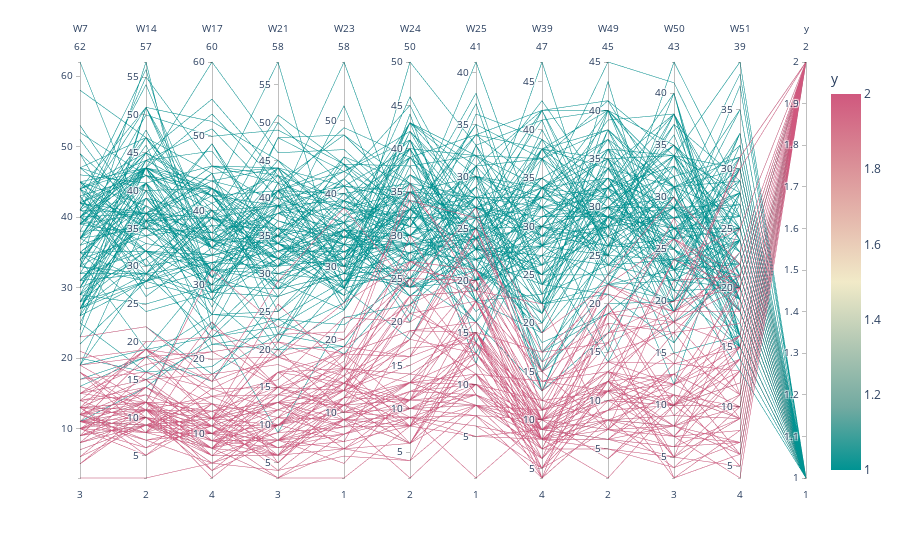

Notebook cell for this chart:
### Code cell
fig = px.parallel_coordinates(data, color="y",
                              color_continuous_scale=px.colors.diverging.Tealrose,
                              color_continuous_midpoint=1.5)
fig.show()

### Figure 1 — Plotly figure (JSON) as saved in the notebook; plotly's stock layout.template omitted (floating-point values rounded to 4 significant figures; data arrays with more than 128 entries replaced by an {"elided": "..."} marker saying what was removed)
{"data": [{"dimensions": [{"label": "W7", "values": {"elided": "213 int values"}}, {"label": "W14", "values": {"elided": "213 int values"}}, {"label": "W17", "values": {"elided": "213 int values"}}, {"label": "W21", "values": {"elided": "213 int values"}}, {"label": "W23", "values": {"elided": "213 int values"}}, {"label": "W24", "values": {"elided": "213 int values"}}, {"label": "W25", "values": {"elided": "213 int values"}}, {"label": "W39", "values": {"elided": "213 int values"}}, {"label": "W49", "values": {"elided": "213 int values"}}, {"label": "W50", "values": {"elided": "213 int values"}}, {"label": "W51", "values": {"elided": "213 int values"}}, {"label": "y", "values": {"elided": "213 int values"}}], "domain": {"x": [0, 1], "y": [0, 1]}, "line": {"color": {"elided": "213 int values"}, "coloraxis": "coloraxis"}, "name": "", "type": "parcoords"}], "layout": {"coloraxis": {"cmid": 1.5, "colorbar": {"title": {"text": "y"}}, "colorscale": [[0, "rgb(0, 147, 146)"], [0.1667, "rgb(114, 170, 161)"], [0.3333, "rgb(177, 199, 179)"], [0.5, "rgb(241, 234, 200)"], [0.6667, "rgb(229, 185, 173)"], [0.8333, "rgb(217, 137, 148)"], [1, "rgb(208, 88, 126)"]]}, "legend": {"tracegroupgap": 0}, "margin": {"t": 60}}}
